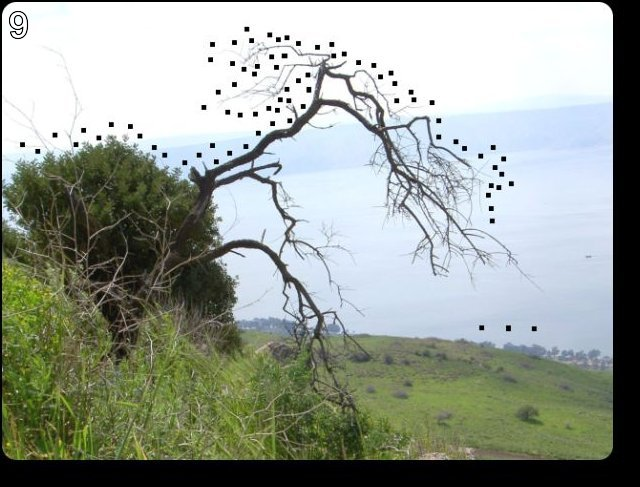
#> input picture good.jpg, 640 x 487 px
$ python 9.py   (Python 2 division)
#> lines starting #> are read from the running program, lines starting #| are printed output that depends on the picture
#2016-8-8 22:38:28
#level 9: http://www.pythonchallenge.com/pc/return/good.html
#username:huge
#password:file

encode = 'utf-8'
'''
from PIL import Image

list1 = [146,399,163,403,170,393,169,391,166,386,170,381,170,371,170,355,169,346,167,335,170,329,170,320,170,
310,171,301,173,290,178,289,182,287,188,286,190,286,192,291,194,296,195,305,194,307,191,312,190,316,
190,321,192,331,193,338,196,341,197,346,199,352,198,360,197,366,197,373,196,380,197,383,196,387,192,
389,191,392,190,396,189,400,194,401,201,402,208,403,213,402,216,401,219,397,219,393,216,390,215,385,
215,379,213,373,213,365,212,360,210,353,210,347,212,338,213,329,214,319,215,311,215,306,216,296,218,
290,221,283,225,282,233,284,238,287,243,290,250,291,255,294,261,293,265,291,271,291,273,289,278,287,
279,285,281,280,284,278,284,276,287,277,289,283,291,286,294,291,296,295,299,300,301,304,304,320,305,
327,306,332,307,341,306,349,303,354,301,364,301,371,297,375,292,384,291,386,302,393,324,391,333,387,
328,375,329,367,329,353,330,341,331,328,336,319,338,310,341,304,341,285,341,278,343,269,344,262,346,
259,346,251,349,259,349,264,349,273,349,280,349,288,349,295,349,298,354,293,356,286,354,279,352,268,
352,257,351,249,350,234,351,211,352,197,354,185,353,171,351,154,348,147,342,137,339,132,330,122,327,
120,314,116,304,117,293,118,284,118,281,122,275,128,265,129,257,131,244,133,239,134,228,136,221,137,
214,138,209,135,201,132,192,130,184,131,175,129,170,131,159,134,157,134,160,130,170,125,176,114,176,
102,173,103,172,108,171,111,163,115,156,116,149,117,142,116,136,115,129,115,124,115,120,115,115,117,
113,120,109,122,102,122,100,121,95,121,89,115,87,110,82,109,84,118,89,123,93,129,100,130,108,132,110,
133,110,136,107,138,105,140,95,138,86,141,79,149,77,155,81,162,90,165,97,167,99,171,109,171,107,161,
111,156,113,170,115,185,118,208,117,223,121,239,128,251,133,259,136,266,139,276,143,290,148,310,151,
332,155,348,156,353,153,366,149,379,147,394,146,399]

list2 = [156,141,165,135,169,131,176,130,187,134,191,140,191,146,186,150,179,155,175,157,168,157,163,157,159,
157,158,164,159,175,159,181,157,191,154,197,153,205,153,210,152,212,147,215,146,218,143,220,132,220,
125,217,119,209,116,196,115,185,114,172,114,167,112,161,109,165,107,170,99,171,97,167,89,164,81,162,
77,155,81,148,87,140,96,138,105,141,110,136,111,126,113,129,118,117,128,114,137,115,146,114,155,115,
158,121,157,128,156,134,157,136,156,136]

im = Image.open('good.jpg')
print im.format, im.size, im.mode

for i in range(7, 602):
	for j in range (10, 450):
		r, g, b = im.getpixel((i, j))
		if (r == 0 and g == 0 and b == 0):
			print i, j


#print list1 + list2
'''

#refer to the link: http://garethrees.org/2007/05/07/python-challenge/

from PIL import Image, ImageDraw

# Get this from the challenge page's HTML source:

first = (
    146, 399, 163, 403, 170, 393, 169, 391, 166, 386, 170, 381, 170, 371, 170,
    355, 169, 346, 167, 335, 170, 329, 170, 320, 170, 310, 171, 301, 173, 290,
    178, 289, 182, 287, 188, 286, 190, 286, 192, 291, 194, 296, 195, 305, 194,
    307, 191, 312, 190, 316, 190, 321, 192, 331, 193, 338, 196, 341, 197, 346,
    199, 352, 198, 360, 197, 366, 197, 373, 196, 380, 197, 383, 196, 387, 192,
    389, 191, 392, 190, 396, 189, 400, 194, 401, 201, 402, 208, 403, 213, 402,
    216, 401, 219, 397, 219, 393, 216, 390, 215, 385, 215, 379, 213, 373, 213,
    365, 212, 360, 210, 353, 210, 347, 212, 338, 213, 329, 214, 319, 215, 311,
    215, 306, 216, 296, 218, 290, 221, 283, 225, 282, 233, 284, 238, 287, 243,
    290, 250, 291, 255, 294, 261, 293, 265, 291, 271, 291, 273, 289, 278, 287,
    279, 285, 281, 280, 284, 278, 284, 276, 287, 277, 289, 283, 291, 286, 294,
    291, 296, 295, 299, 300, 301, 304, 304, 320, 305, 327, 306, 332, 307, 341,
    306, 349, 303, 354, 301, 364, 301, 371, 297, 375, 292, 384, 291, 386, 302,
    393, 324, 391, 333, 387, 328, 375, 329, 367, 329, 353, 330, 341, 331, 328,
    336, 319, 338, 310, 341, 304, 341, 285, 341, 278, 343, 269, 344, 262, 346,
    259, 346, 251, 349, 259, 349, 264, 349, 273, 349, 280, 349, 288, 349, 295,
    349, 298, 354, 293, 356, 286, 354, 279, 352, 268, 352, 257, 351, 249, 350,
    234, 351, 211, 352, 197, 354, 185, 353, 171, 351, 154, 348, 147, 342, 137,
    339, 132, 330, 122, 327, 120, 314, 116, 304, 117, 293, 118, 284, 118, 281,
    122, 275, 128, 265, 129, 257, 131, 244, 133, 239, 134, 228, 136, 221, 137,
    214, 138, 209, 135, 201, 132, 192, 130, 184, 131, 175, 129, 170, 131, 159,
    134, 157, 134, 160, 130, 170, 125, 176, 114, 176, 102, 173, 103, 172, 108,
    171, 111, 163, 115, 156, 116, 149, 117, 142, 116, 136, 115, 129, 115, 124,
    115, 120, 115, 115, 117, 113, 120, 109, 122, 102, 122, 100, 121,  95, 121,
     89, 115,  87, 110,  82, 109,  84, 118,  89, 123,  93, 129, 100, 130, 108,
    132, 110, 133, 110, 136, 107, 138, 105, 140,  95, 138,  86, 141,  79, 149,
     77, 155,  81, 162,  90, 165,  97, 167,  99, 171, 109, 171, 107, 161, 111,
    156, 113, 170, 115, 185, 118, 208, 117, 223, 121, 239, 128, 251, 133, 259,
    136, 266, 139, 276, 143, 290, 148, 310, 151, 332, 155, 348, 156, 353, 153,
    366, 149, 379, 147, 394, 146, 399
)

second = (
    156, 141, 165, 135, 169, 131, 176, 130, 187, 134, 191, 140, 191, 146, 186,
    150, 179, 155, 175, 157, 168, 157, 163, 157, 159, 157, 158, 164, 159, 175,
    159, 181, 157, 191, 154, 197, 153, 205, 153, 210, 152, 212, 147, 215, 146,
    218, 143, 220, 132, 220, 125, 217, 119, 209, 116, 196, 115, 185, 114, 172,
    114, 167, 112, 161, 109, 165, 107, 170,  99, 171,  97, 167,  89, 164,  81,
    162,  77, 155,  81, 148,  87, 140,  96, 138, 105, 141, 110, 136, 111, 126,
    113, 129, 118, 117, 128, 114, 137, 115, 146, 114, 155, 115, 158, 121, 157,
    128, 156, 134, 157, 136, 156, 136
)

good = Image.open("good.jpg")
#> good is the input picture: PIL image 640x487 RGB; mean R, G, B 151.9, 159.2, 150.1
print good.mode, good.size
#| RGB (640, 487)
new = Image.new(good.mode, good.size)
#> new: PIL image 640x487 RGB; every value is 0
draw = ImageDraw.Draw(new)
draw.line([(0, 0), (100, 100)], fill = 128, width = 3)#useless, just to test the function
'''
draw.line(zip(first[0::2], first[1::2]), fill = 128, width = 3)
draw.line(zip(second[0::2], second[1::2]), fill = 128, width = 3)
'''
draw.polygon(first, outline = 128, fill = 0)
draw.polygon(second, outline = 128, fill = 0)
new.show()
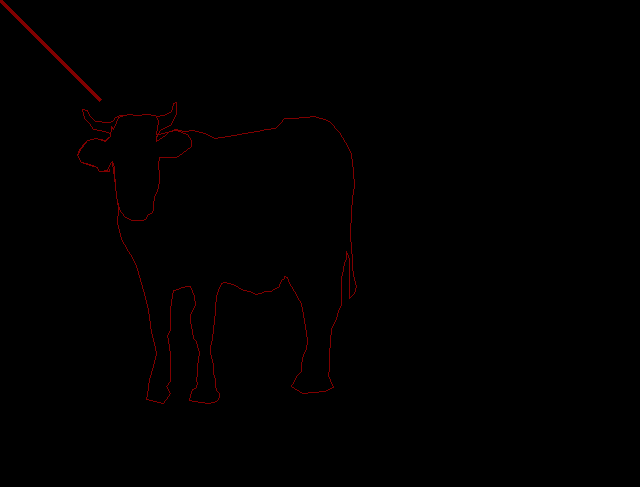
#> shown: PIL image 640x487 RGB; mean R, G, B 1, 0, 0

#1. the image showed in the webpage doesn't give any help to solution, the answer is to use the list in source code to draw a image.
#2. first = (x0, y0, x1, y1, x2, y2, ...), connect the dots (x0, y0) to (x1, y1) to (x2, y2) ...
#3. output the photo, it's a bull

#the next level website: http://www.pythonchallenge.com/pc/return/bull.html
